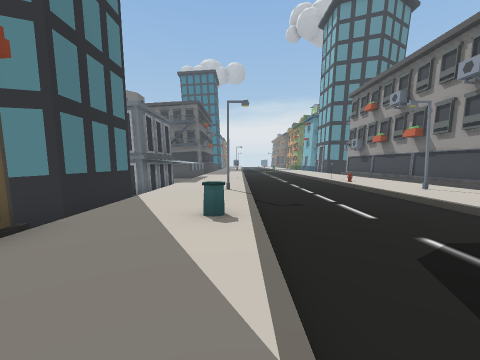
view 1 (above)

18 first-person views from a walk through a scene from a Unity 3-D project. The camera is 1.4 m above the floor, tilts 4° down and sees 90° across. The floor is counted in squares, 2 m on a side. Each view is taken from the middle of a square. On the plan, view 1 faces up. The plan holds only what a view shows up to about 9 squares ahead; the rest is blank. The place goes on beyond the plan.

view 2
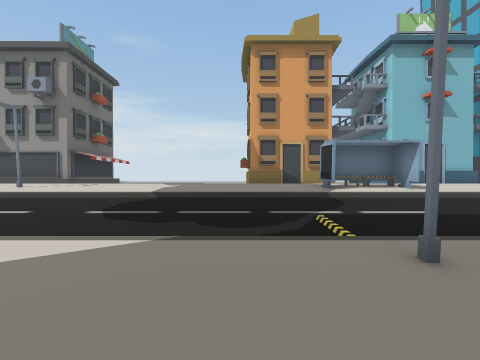

view 3
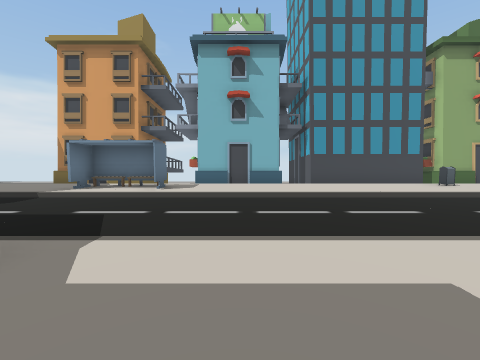

view 4
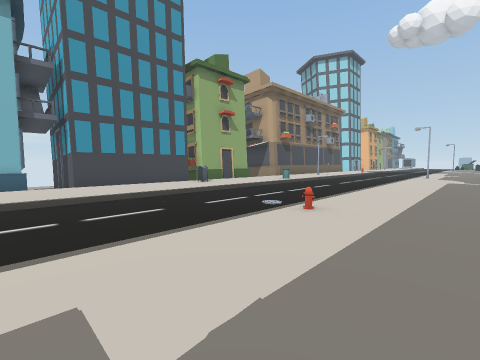

view 5
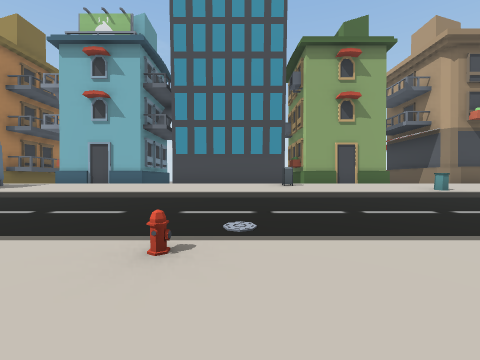

view 6
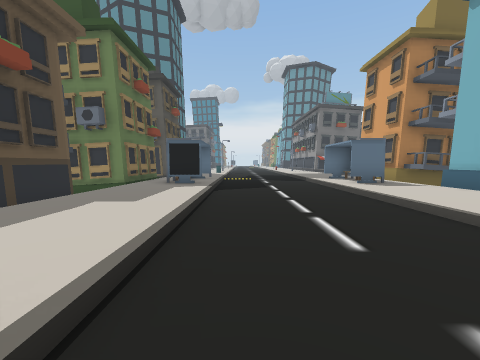

view 7
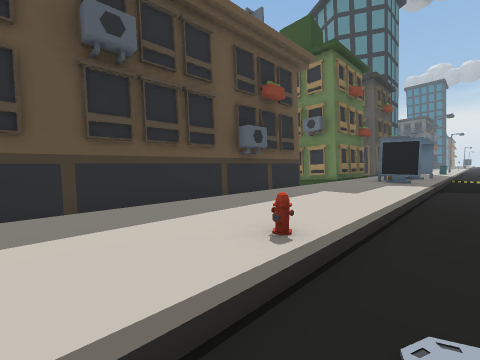

view 8
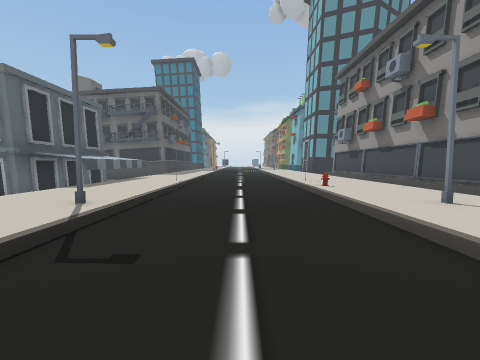

view 9
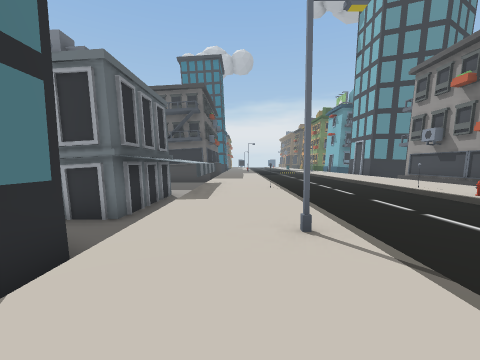

view 10
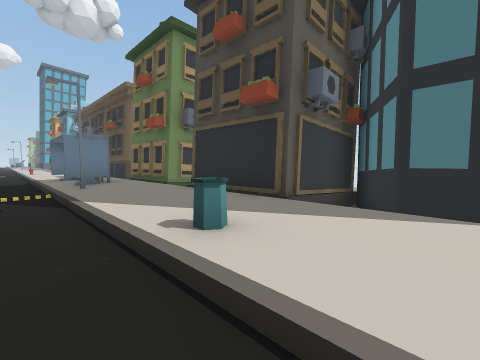

view 11
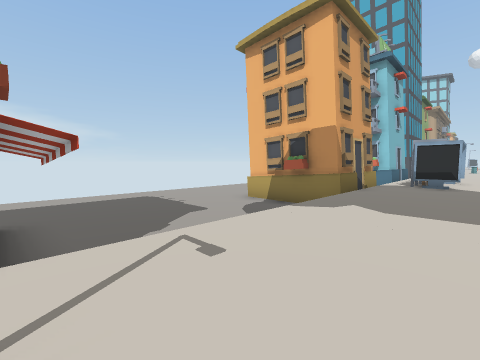

view 12
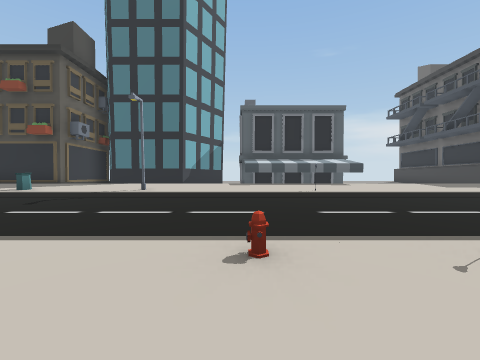

view 13
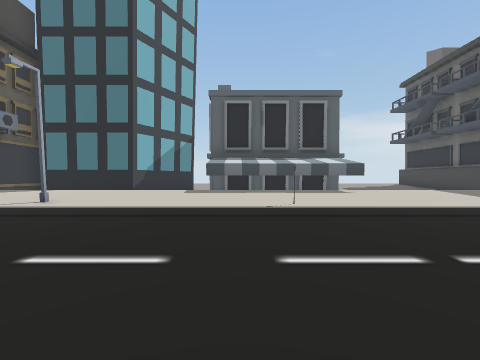

view 14
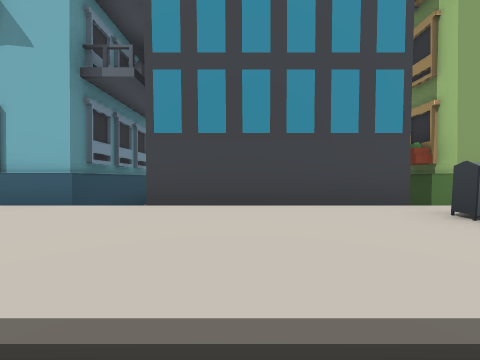

view 15
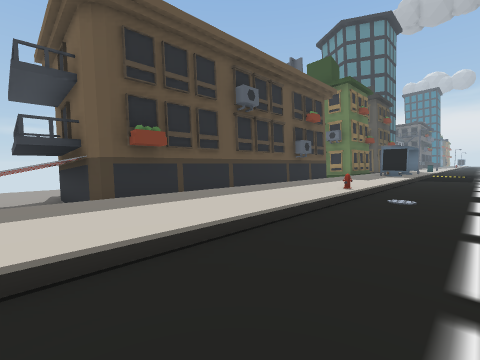

view 16
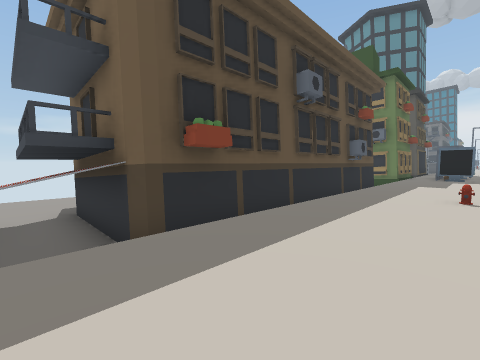

view 17
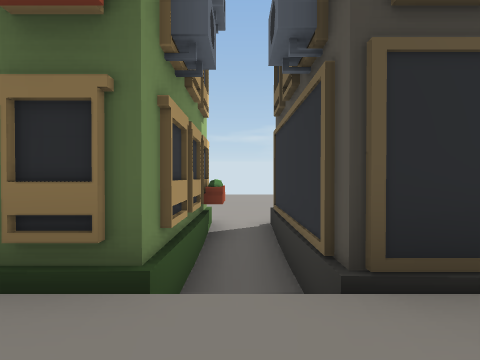

view 18
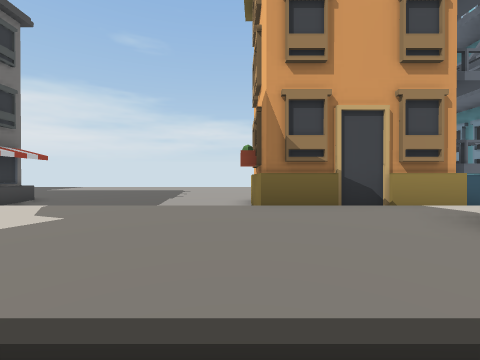

### Floor plan
Key: @ floor where view 1 was taken; # wall or solid block; x gap in a wall; . main floor; - floor 0.25 m lower than the main floor; ^ raised ledge; v drop or lower ground; S streetlight; B bin; M mailbox; H hydrant.
Columns run from 5 left of view 1 to 9 right of it. Each row starts with its distance up from view 1.
 13  #v^..---...#
 12  #v^..---...#
 11  #v^.#---#..#
 10  #v^..---...#
  9 ##v...---H..#
  8 #vv...---...#
  7 ##v...---...#
  6  ##..S---.S.vvv
  5  ##...---... vv
  4 ##v...---... vv
  3 #vv..B---... vv
  2   #...---... vv
  1   #...---... vv
  0 ###..@---...vvv
 -1 vvv..S---...#^
 -2 ###...---...#
 -3   #.#.---.^.###
 -4   #.#.---.^.^^
 -5  vv...---...vvv
 -6   v...---...^
 -7   #...---...#
 -8   #...---...^##
 -9   #...---...vvv
-10   #...---...###
-11   #..H---...#
-12   #...---...#
-13   #...---..M#
-14   #...---...vx
-15   #...---...^
-16 ##v...---...#
-17 ^^ ...---B..#

Positions as (right, up) in squares from view 1, and headings:
1: (0, 0), facing up
2: (-2, 0), facing right
3: (-2, -7), facing right
4: (-2, -8), facing down-right
5: (-2, -12), facing right
6: (1, -12), facing up
7: (1, -13), facing up-left
8: (2, 3), facing up
9: (-1, 4), facing up
10: (1, 5), facing down-left
11: (4, 6), facing down-right
12: (6, 9), facing left
13: (4, 10), facing left
14: (3, -11), facing right
15: (2, -17), facing up-left
16: (0, -17), facing up-left
17: (-1, -1), facing left
18: (3, 0), facing right
